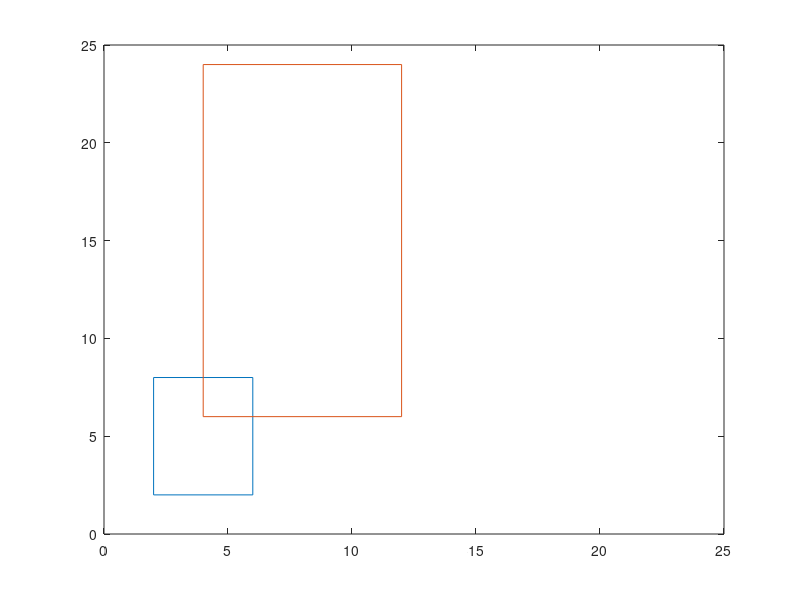

Write MATLAB code to recreate this figure.
rectangle = [2 6 6 2 2; 2 2 8 8 2 ; 1 1 1 1 1];
x = rectangle(1,:);
y = rectangle(2,:);

scale = [2 0 0;0 3 0;0 0 1]* rectangle;

x2 =scale (1,:);
y2 =scale (2,:);

plot(x,y,x2,y2)
axis([0 25 0 25])
